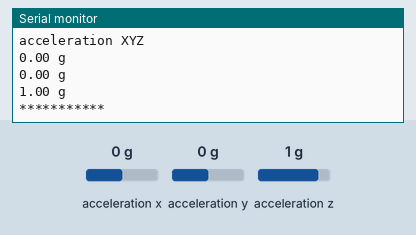
Bench run of a program on a simulated Arduino Uno, built with avr-gcc and run on an emulated ATmega328P. Shown: the last lines printed to the serial monitor. The test bench sets the inputs (shaded band); at power-on: acceleration x 0 g, acceleration y 0 g, acceleration z 1 g.

Above: at 1.2 s.
1.3 s: acceleration x set to -1.4 g
2.8 s: acceleration y set to -1.4 g
At 3.39 s:
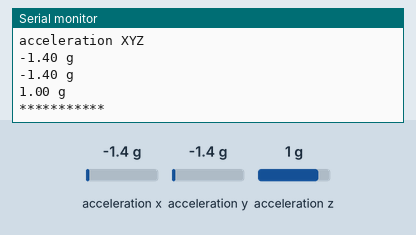
4.3 s: acceleration z set to -1.4 g
At 4.93 s:
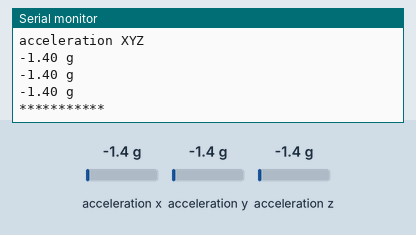
Timing chart, 0 to 7.3 s (numbered marks = the images above; inputs shaded):
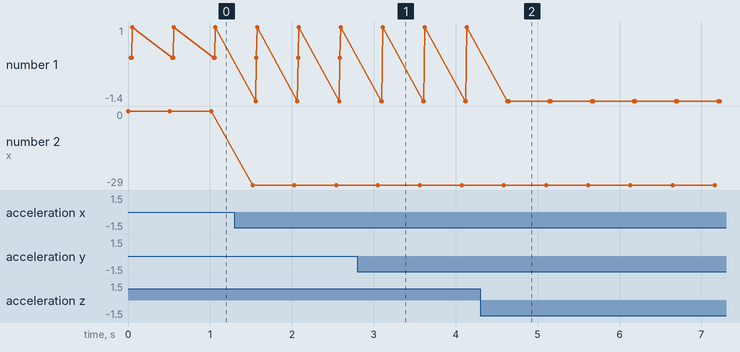

Measured:
- after the input at 2.8 s, the serial monitor: prints a new line after 0.26 s (image 1)
- after the input at 4.3 s, the serial monitor: prints a new line after 0.30 s (image 2)
- plotted number 2: 0 → -29 after the input at 1.3 s, -29 → -2 after the input at 4.3 s

The program:

main.cpp
```cpp
#include <Arduino.h>
#include <Wire.h>
#include "MMA7660.h"
MMA7660 accelemeter;

void setup() {
  accelemeter.init();
  Serial.begin(9600);
}

void loop() {
  int8_t x;
  int8_t y;
  int8_t z;
  float ax, ay, az;
  accelemeter.getXYZ(&x, &y, &z);

  Serial.print("x=");
  Serial.println(x);
  Serial.print("y=");
  Serial.println(y);
  Serial.print("z=");
  Serial.println(z);

  accelemeter.getAcceleration(&ax, &ay, &az);
  Serial.println("acceleration XYZ");
  Serial.print(ax);
  Serial.println(" g");
  Serial.print(ay);
  Serial.println(" g");
  Serial.print(az);
  Serial.println(" g");
  Serial.println("***********");
  delay(500);
}
```
